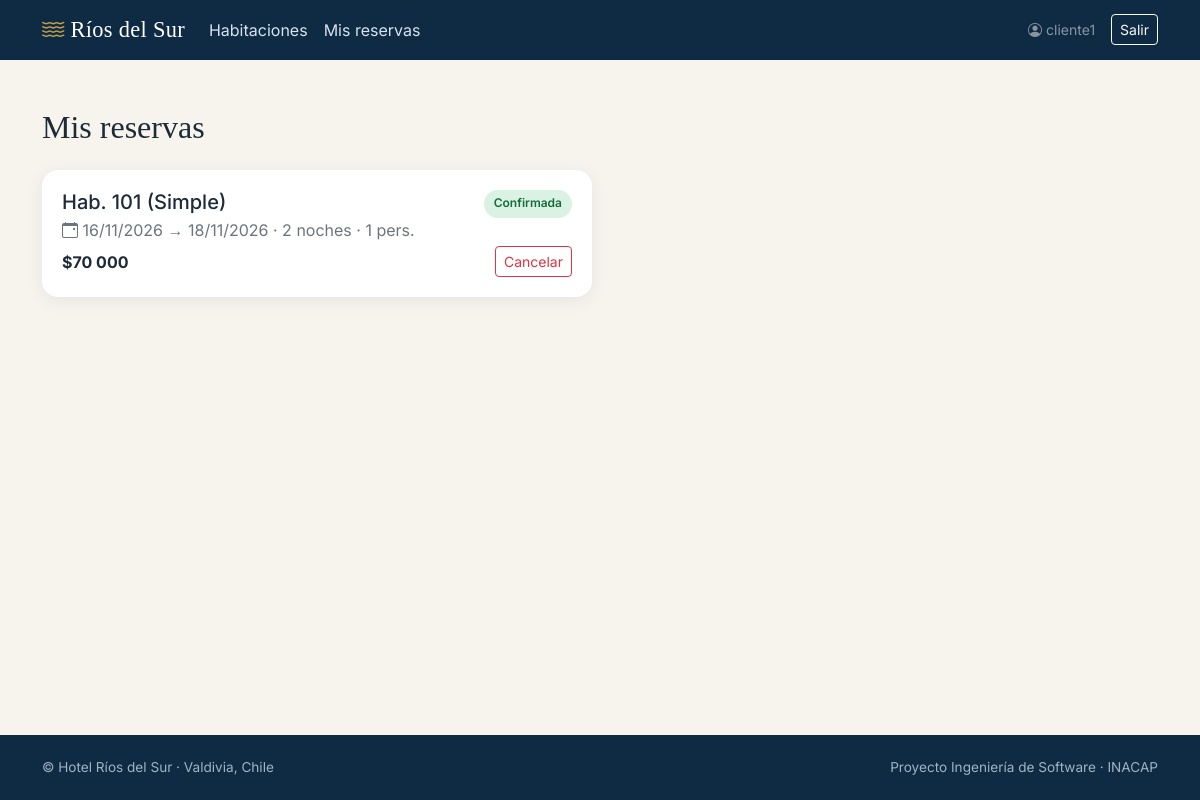
The app's page /mis-reservas/ (signed in) with its own data.
### hotelApp/models.py (models this page shows, shortened)
class Reserva(models.Model):
    ESTADOS = [("PENDIENTE", "Pendiente"), ("CONFIRMADA", "Confirmada"), ("ACTIVA", "Activa (check-in)"),
               ("FINALIZADA", "Finalizada"), ("CANCELADA", "Cancelada")]
    habitacion = models.ForeignKey(Habitacion, on_delete=models.PROTECT, related_name="reservas")
    huesped = models.ForeignKey(Huesped, on_delete=models.PROTECT, related_name="reservas")
    fecha_ingreso = models.DateField()
    fecha_salida = models.DateField()
    personas = models.PositiveSmallIntegerField(default=1, validators=[MinValueValidator(1)])
    estado = models.CharField(max_length=12, choices=ESTADOS, default="PENDIENTE")
    monto_total = models.PositiveIntegerField(default=0)
    paquete = models.UUIDField(null=True, blank=True, editable=False, db_index=True)  # une las 2 reservas de un combo
    creada = models.DateTimeField(auto_now_add=True)
    class Meta:
        ordering = ["-creada"]
        indexes = [models.Index(fields=["habitacion", "fecha_ingreso", "fecha_salida"])]
    @property
    def noches(self):
        return (self.fecha_salida - self.fecha_ingreso).days

class Habitacion(models.Model):
    TIPOS = [("SIMPLE", "Simple"), ("DOBLE", "Doble"), ("MATRIMONIAL", "Matrimonial"),
             ("FAMILIAR", "Familiar"), ("SUITE", "Suite")]
    ESTADOS = [("DISPONIBLE", "Disponible"), ("OCUPADA", "Ocupada"),
               ("LIMPIEZA", "En limpieza"), ("MANTENCION", "En mantención")]
    ICONOS = {"SIMPLE": "bi-person", "DOBLE": "bi-people", "MATRIMONIAL": "bi-heart",
              "FAMILIAR": "bi-house-heart", "SUITE": "bi-gem"}
    numero = models.CharField(max_length=10, unique=True)
    tipo = models.CharField(max_length=15, choices=TIPOS)
    capacidad = models.PositiveSmallIntegerField(validators=[MinValueValidator(1)])
    precio_noche = models.PositiveIntegerField("precio por noche (CLP)", validators=[MinValueValidator(1)])
    descripcion = models.TextField(blank=True)
    estado = models.CharField(max_length=12, choices=ESTADOS, default="DISPONIBLE")
    objects = HabitacionQuerySet.as_manager()
    class Meta:
        ordering = ["numero"]
        verbose_name_plural = "habitaciones"
    def __str__(self):
        return f"Hab. {self.numero} ({self.get_tipo_display()})"

### hotelApp/views.py (the view)
# urls.py: path("mis-reservas/", views.mis_reservas, name="mis_reservas"),
@login_required
def mis_reservas(request):
    huesped = getattr(request.user, "huesped", None)
    reservas = Reserva.objects.filter(huesped=huesped).select_related("habitacion") if huesped else []
    notificaciones = huesped.notificaciones.filter(leida=False) if huesped else []
    return render(request, "hotel/mis_reservas.html", {
        "reservas": reservas,
        "notificaciones": notificaciones
    })

### hotelApp/templates/hotel/mis_reservas.html (shortened to what this page needs)
{% extends 'hotel/base.html' %}
{% load humanize %}
{% block content %}
<div class="container my-5">
  <h1 class="h2 mb-4">Mis reservas</h1>
  <div class="row g-3">
  {% for r in reservas %}
    <div class="col-md-6"><div class="panel-card">
      <div class="d-flex justify-content-between"><h5 class="mb-1">{{ r.habitacion }}</h5><span class="estado estado-{{ r.estado|lower }}">{{ r.get_estado_display }}</span></div>
      <p class="mb-1 text-secondary"><i class="bi bi-calendar-event"></i> {{ r.fecha_ingreso|date:"d/m/Y" }} → {{ r.fecha_salida|date:"d/m/Y" }} · {{ r.noches }} noche{{ r.noches|pluralize }} · {{ r.personas }} pers.</p>
      <div class="d-flex justify-content-between align-items-center">
        <b>${{ r.monto_total|intcomma }}</b>
        {% if r.estado == 'PENDIENTE' or r.estado == 'CONFIRMADA' %}
        <form method="post" action="{% url 'cancelar_reserva' r.pk %}" onsubmit="return confirm('¿Cancelar esta reserva?')">{% csrf_token %}
          <button class="btn btn-sm btn-outline-danger">Cancelar</button></form>{% endif %}
      </div>
    </div></div>
  {% empty %}
    <div class="col-12"><div class="panel-card text-center py-5"><i class="bi bi-suitcase2 fs-1 text-secondary"></i>
      <p class="mt-2">Aún no tienes reservas.</p><a class="btn btn-teal" href="{% url 'inicio' %}">Ver habitaciones</a></div></div>
  {% endfor %}
  </div>
</div>
{% endblock %}

### hotelApp/templates/hotel/base.html (shortened to what this page needs)
{% load static %}
<!doctype html>
<html lang="es">
<head>
  <link href="https://cdn.jsdelivr.net/npm/bootstrap@5.3.3/dist/css/bootstrap.min.css" rel="stylesheet">
  <link href="https://cdn.jsdelivr.net/npm/bootstrap-icons@1.11.3/font/bootstrap-icons.min.css" rel="stylesheet">
  <link rel="stylesheet" href="{% static 'hotel/css/style.css' %}">
</head>
<body>
<nav class="navbar navbar-expand-lg navbar-dark">
  <div class="container">
    <a class="navbar-brand brand" href="{% url 'inicio' %}"><i class="bi bi-water"></i> Ríos del Sur</a>
    <div class="collapse navbar-collapse" id="nav">
      <ul class="navbar-nav me-auto">
        <li class="nav-item"><a class="nav-link" href="{% url 'inicio' %}">Habitaciones</a></li>
        {% if user.is_authenticated %}<li class="nav-item"><a class="nav-link" href="{% url 'mis_reservas' %}">Mis reservas</a></li>{% endif %}
      </ul>
      {% if user.is_authenticated %}
        <form method="post" action="{% url 'logout' %}" class="d-flex align-items-center gap-3">{% csrf_token %}
          <span class="text-white-50 small"><i class="bi bi-person-circle"></i> {{ user.get_username }}</span>
          <button class="btn btn-sm btn-outline-light">Salir</button>
        </form>
      {% else %}
        <a class="btn btn-sm btn-outline-light me-2" href="{% url 'login' %}">Ingresar</a>
        <a class="btn btn-sm btn-gold" href="{% url 'registro' %}">Crear cuenta</a>
      {% endif %}
    </div>
  </div>
</nav>
<main>
  {% block content %}{% endblock %}
</main>
<footer><div class="container d-flex justify-content-between flex-wrap">
  <span>© Hotel Ríos del Sur · Valdivia, Chile</span><span>Proyecto Ingeniería de Software · INACAP</span></div></footer>
</body></html>

### hotelApp/static/hotel/css/style.css (style rules this page uses)
:root { --navy:#0f2a43;--teal:#14757a;--teal-d:#0e5a5e;--gold:#c9a24b;--sand:#f7f4ee;--ink:#1d2b38 }
body { font-family:'Inter',sans-serif;background:var(--sand);color:var(--ink);min-height:100vh;display:flex;flex-direction:column }
main { flex:1 }
h1,h2,h3,.brand { font-family:'Playfair Display',serif }
.navbar { background:var(--navy) }
.brand { color:#fff!important;font-size:1.4rem;letter-spacing:.3px }
.brand i { color:var(--gold) }
.navbar .nav-link { color:#d7e3ee }
.estado { font-size:.75rem;padding:4px 10px;border-radius:20px;font-weight:600;white-space:nowrap }
.estado-confirmada,.estado-disponible { background:#d9f2e3;color:#146c3a }
.panel-card { background:#fff;border-radius:16px;box-shadow:0 4px 18px rgba(15,42,67,.07);padding:1.25rem }
footer { background:var(--navy);color:#9fb3c4;font-size:.85rem;padding:1.4rem 0;margin-top:3rem }

### records on screen
Reserva: habitacion "Hab. 101 (Simple)", estado "Confirmada", fecha_ingreso "16/11/2026", fecha_salida "18/11/2026", noches "2", personas "1", monto_total "70 000", shows "Cancelar"

### other values on screen
{{ user.get_username }} "cliente1"
